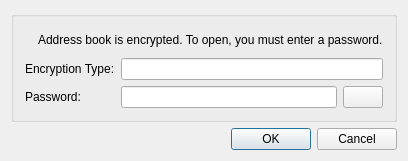
<?xml version="1.0" encoding="UTF-8"?>
<ui version="4.0">
 <class>OpenAddressBookDialog</class>
 <widget class="QDialog" name="OpenAddressBookDialog">
  <property name="windowModality">
   <enum>Qt::WindowModal</enum>
  </property>
  <property name="geometry">
   <rect>
    <x>0</x>
    <y>0</y>
    <width>391</width>
    <height>161</height>
   </rect>
  </property>
  <property name="sizePolicy">
   <sizepolicy hsizetype="Fixed" vsizetype="Fixed">
    <horstretch>0</horstretch>
    <verstretch>0</verstretch>
   </sizepolicy>
  </property>
  <property name="windowTitle">
   <string>Open Address Book</string>
  </property>
  <property name="modal">
   <bool>true</bool>
  </property>
  <layout class="QVBoxLayout" name="verticalLayout_4">
   <item>
    <widget class="QGroupBox" name="groupBox">
     <property name="title">
      <string/>
     </property>
     <layout class="QVBoxLayout" name="verticalLayout_3">
      <item>
       <layout class="QHBoxLayout" name="horizontalLayout_3">
        <item>
         <widget class="QLabel" name="label_icon">
          <property name="sizePolicy">
           <sizepolicy hsizetype="Fixed" vsizetype="Fixed">
            <horstretch>0</horstretch>
            <verstretch>0</verstretch>
           </sizepolicy>
          </property>
          <property name="text">
           <string/>
          </property>
          <property name="pixmap">
           <pixmap resource="../resources/resources.qrc">:/icon/24x24/lock.png</pixmap>
          </property>
         </widget>
        </item>
        <item>
         <widget class="QLabel" name="label">
          <property name="text">
           <string>Address book is encrypted. To open, you must enter a password.</string>
          </property>
         </widget>
        </item>
       </layout>
      </item>
      <item>
       <layout class="QHBoxLayout" name="horizontalLayout_2">
        <item>
         <layout class="QVBoxLayout" name="verticalLayout">
          <item>
           <widget class="QLabel" name="label_encryption_type">
            <property name="text">
             <string>Encryption Type:</string>
            </property>
           </widget>
          </item>
          <item>
           <widget class="QLabel" name="label_password">
            <property name="text">
             <string>Password:</string>
            </property>
           </widget>
          </item>
         </layout>
        </item>
        <item>
         <layout class="QVBoxLayout" name="verticalLayout_2">
          <item>
           <widget class="QLineEdit" name="edit_encryption_type">
            <property name="autoFillBackground">
             <bool>false</bool>
            </property>
            <property name="readOnly">
             <bool>true</bool>
            </property>
           </widget>
          </item>
          <item>
           <layout class="QHBoxLayout" name="horizontalLayout">
            <item>
             <widget class="QLineEdit" name="edit_password">
              <property name="echoMode">
               <enum>QLineEdit::Password</enum>
              </property>
             </widget>
            </item>
            <item>
             <widget class="QPushButton" name="button_show_password">
              <property name="sizePolicy">
               <sizepolicy hsizetype="Fixed" vsizetype="Fixed">
                <horstretch>0</horstretch>
                <verstretch>0</verstretch>
               </sizepolicy>
              </property>
              <property name="text">
               <string/>
              </property>
              <property name="icon">
               <iconset resource="../resources/resources.qrc">
                <normaloff>:/icon/eye.png</normaloff>:/icon/eye.png</iconset>
              </property>
              <property name="checkable">
               <bool>true</bool>
              </property>
             </widget>
            </item>
           </layout>
          </item>
         </layout>
        </item>
       </layout>
      </item>
     </layout>
    </widget>
   </item>
   <item>
    <widget class="QDialogButtonBox" name="button_box">
     <property name="standardButtons">
      <set>QDialogButtonBox::Cancel|QDialogButtonBox::Ok</set>
     </property>
    </widget>
   </item>
  </layout>
 </widget>
 <layoutdefault spacing="6" margin="11"/>
 <resources>
  <include location="../resources/resources.qrc"/>
 </resources>
 <connections/>
</ui>
